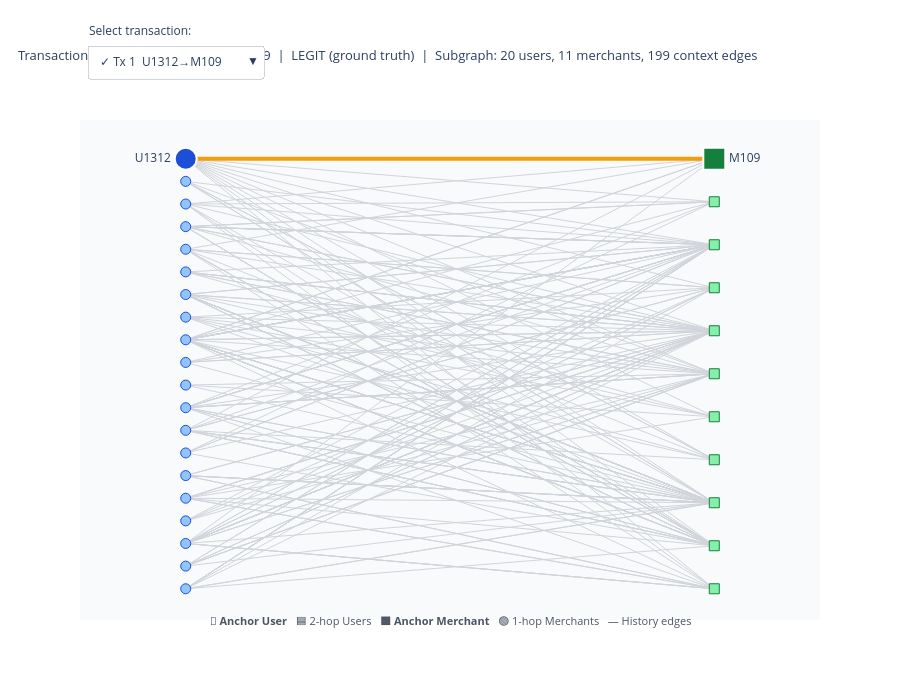

Notebook code cell kept with this figure:
### Code cell
def build_subgraph_traces(sg, gt_label, prediction=None, visible=False):
    """
    Build Plotly traces for a single subgraph visualization.
    Returns a list of traces and a layout annotation string.
    """
    anchor_user      = sg['anchor_user']
    anchor_merchant  = sg['anchor_merchant']
    all_users        = sg['all_users']
    all_merchants    = sg['all_merchants']
    one_hop_set      = set(sg['one_hop_merchants'])
    two_hop_set      = set(sg['two_hop_users'])
    context_edges    = sg['context_edges']

    # Node positions: bipartite layout
    n_u = len(all_users)
    n_m = len(all_merchants)
    user_pos     = {u: (0.0, (i / max(n_u - 1, 1)) * 10) for i, u in enumerate(all_users)}
    merchant_pos = {m: (2.0, (i / max(n_m - 1, 1)) * 10) for i, m in enumerate(all_merchants)}

    traces = []

    # -- Context edges (gray) --
    x_ctx, y_ctx = [], []
    for _, row in context_edges.iterrows():
        u, m = int(row['src']), int(row['dst'])
        if u in user_pos and m in merchant_pos:
            x_ctx += [user_pos[u][0], merchant_pos[m][0], None]
            y_ctx += [user_pos[u][1], merchant_pos[m][1], None]
    if x_ctx:
        traces.append(go.Scatter(
            x=x_ctx, y=y_ctx, mode='lines',
            line=dict(color='#D1D5DB', width=1),
            name='Historical transactions', visible=visible, showlegend=False,
            hoverinfo='none',
        ))

    # -- New transaction edge --
    if prediction is not None:
        edge_color = '#EF4444' if prediction > FRAUD_THRESHOLD else '#22C55E'
    else:
        edge_color = '#F59E0B'  # amber while waiting for prediction
    ux, uy = user_pos[anchor_user]
    mx, my = merchant_pos[anchor_merchant]
    traces.append(go.Scatter(
        x=[ux, mx], y=[uy, my], mode='lines',
        line=dict(color=edge_color, width=4),
        name='New transaction', visible=visible, showlegend=False,
        hoverinfo='none',
    ))

    # -- 2-hop users --
    hop2_us = [u for u in two_hop_set if u in user_pos]
    if hop2_us:
        traces.append(go.Scatter(
            x=[user_pos[u][0] for u in hop2_us],
            y=[user_pos[u][1] for u in hop2_us],
            mode='markers',
            marker=dict(size=10, color='#93C5FD', symbol='circle',
                        line=dict(color='#1D4ED8', width=1)),
            name='2-hop users', visible=visible, showlegend=False,
            hovertext=[f'User {u}<br>2-hop neighbor' for u in hop2_us],
            hoverinfo='text',
        ))

    # -- Anchor user --
    traces.append(go.Scatter(
        x=[user_pos[anchor_user][0]], y=[user_pos[anchor_user][1]],
        mode='markers+text',
        marker=dict(size=22, color='#1D4ED8', symbol='circle',
                    line=dict(color='white', width=2)),
        text=[f'U{anchor_user}'], textposition='middle left',
        name='Anchor user', visible=visible, showlegend=False,
        hovertext=[f'User {anchor_user}<br>Anchor — making this transaction<br>Training history: {len(neighbors_user.get(anchor_user, set()))} merchants'],
        hoverinfo='text',
    ))

    # -- 1-hop merchants --
    hop1_ms = [m for m in one_hop_set if m in merchant_pos]
    if hop1_ms:
        traces.append(go.Scatter(
            x=[merchant_pos[m][0] for m in hop1_ms],
            y=[merchant_pos[m][1] for m in hop1_ms],
            mode='markers',
            marker=dict(size=10, color='#86EFAC', symbol='square',
                        line=dict(color='#15803D', width=1)),
            name='1-hop merchants', visible=visible, showlegend=False,
            hovertext=[f'Merchant {m}<br>Previously visited by anchor user' for m in hop1_ms],
            hoverinfo='text',
        ))

    # -- Anchor merchant --
    traces.append(go.Scatter(
        x=[merchant_pos[anchor_merchant][0]], y=[merchant_pos[anchor_merchant][1]],
        mode='markers+text',
        marker=dict(size=22, color='#15803D', symbol='square',
                    line=dict(color='white', width=2)),
        text=[f'M{anchor_merchant}'], textposition='middle right',
        name='Anchor merchant', visible=visible, showlegend=False,
        hovertext=[f'Merchant {anchor_merchant}<br>Anchor — receiving this transaction<br>Total customers: {len(neighbors_merchant.get(anchor_merchant, set()))}'],
        hoverinfo='text',
    ))

    return traces


# Build all traces upfront (predictions not yet available — will be None)
all_traces = []
traces_per_tx = []

for i, sg in enumerate(subgraphs):
    gt = int(sample_labels.iloc[i]['Fraud'])
    t = build_subgraph_traces(sg, gt_label=gt, prediction=None, visible=(i == 0))
    traces_per_tx.append(len(t))
    all_traces.extend(t)

print(f'Total traces built: {len(all_traces)} across {len(subgraphs)} transactions')
print(f'(Avg {np.mean(traces_per_tx):.1f} traces per transaction)')

# Build dropdown buttons
total_traces = len(all_traces)
buttons = []
offset = 0
for i, sg in enumerate(subgraphs):
    gt    = int(sample_labels.iloc[i]['Fraud'])
    label = f"{'🚨' if gt else '✓'} Tx {i+1}  U{sg['anchor_user']}→M{sg['anchor_merchant']}"
    vis   = [False] * total_traces
    for j in range(traces_per_tx[i]):
        vis[offset + j] = True

    n_users     = len(sg['all_users'])
    n_merchants = len(sg['all_merchants'])
    n_ctx       = len(sg['context_edges'])
    title_text  = (f"Transaction {i+1}: User {sg['anchor_user']} → Merchant {sg['anchor_merchant']}  |  "
                   f"{'FRAUD' if gt else 'LEGIT'} (ground truth)  |  "
                   f"Subgraph: {n_users} users, {n_merchants} merchants, {n_ctx} context edges")

    buttons.append(dict(
        label=label,
        method='update',
        args=[{'visible': vis},
              {'title.text': title_text}],
    ))
    offset += traces_per_tx[i]

sg0 = subgraphs[0]
gt0 = int(sample_labels.iloc[0]['Fraud'])
initial_title = (f"Transaction 1: User {sg0['anchor_user']} → Merchant {sg0['anchor_merchant']}  |  "
                 f"{'FRAUD' if gt0 else 'LEGIT'} (ground truth)  |  "
                 f"Subgraph: {len(sg0['all_users'])} users, {len(sg0['all_merchants'])} merchants, "
                 f"{len(sg0['context_edges'])} context edges")

fig_subgraph = go.Figure(data=all_traces)
fig_subgraph.update_layout(
    title=dict(text=initial_title, x=0.02, font=dict(size=13)),
    updatemenus=[dict(
        buttons=buttons,
        direction='down',
        showactive=True,
        x=0.01, y=1.15, xanchor='left', yanchor='top',
        bgcolor='white', bordercolor='#D1D5DB',
    )],
    annotations=[
        dict(text='Select transaction:', x=0.01, y=1.2, xref='paper', yref='paper',
             showarrow=False, font=dict(size=12)),
        dict(text='<b>🔵 Anchor User</b>   🟦 2-hop Users   <b>🟩 Anchor Merchant</b>   🟢 1-hop Merchants   — History edges',
             x=0.5, y=-0.02, xref='paper', yref='paper',
             showarrow=False, font=dict(size=11, color='#4B5563')),
    ],
    xaxis=dict(showgrid=False, zeroline=False, showticklabels=False, range=[-0.4, 2.4]),
    yaxis=dict(showgrid=False, zeroline=False, showticklabels=False),
    plot_bgcolor='#F9FAFB',
    height=680,
    margin=dict(t=120, b=60),
)
fig_subgraph.show()
